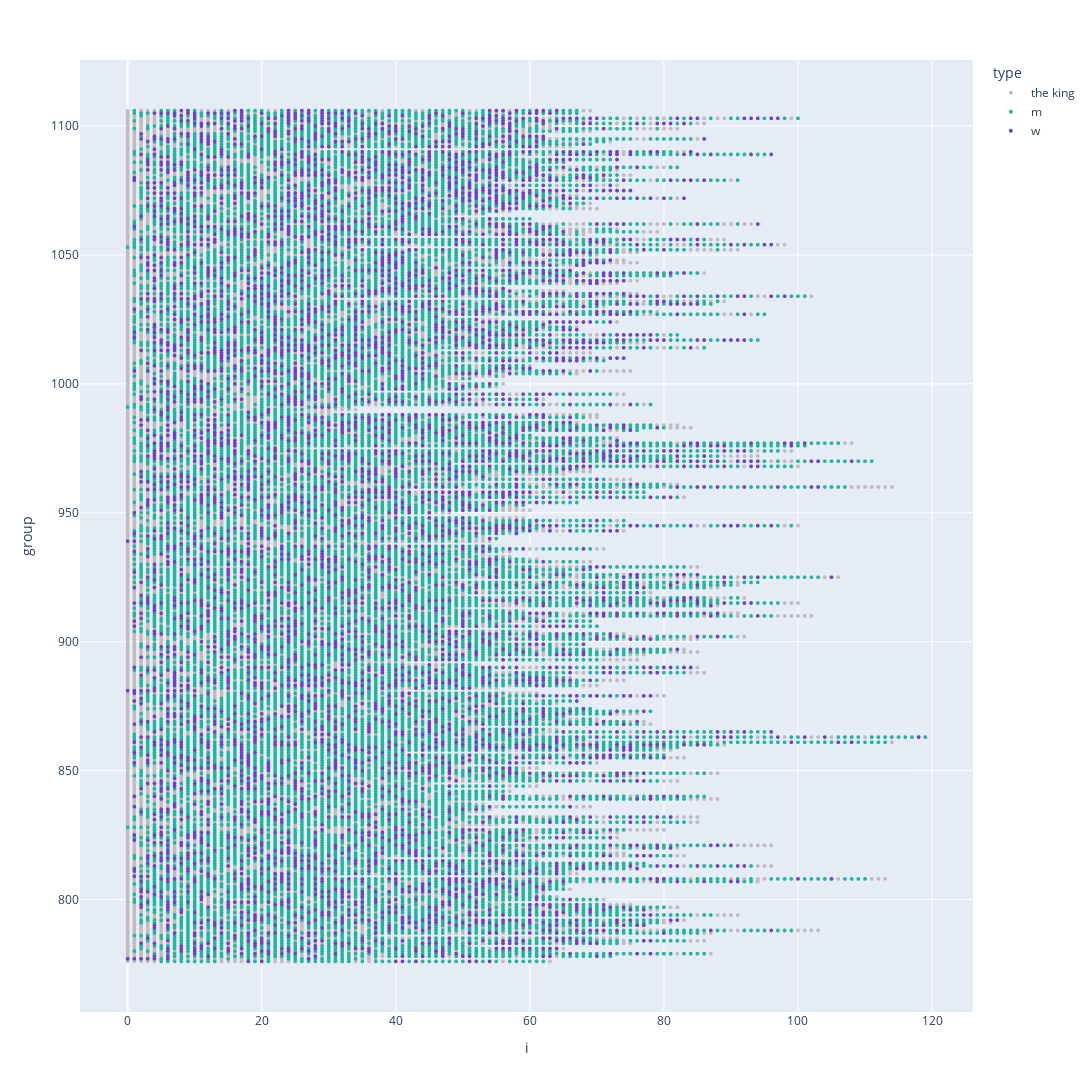

Source (notebook cell):
### Markdown cell above
## The same but interactive

### Code cell
import plotly.express as px
#df_sitzung = pd.DataFrame(records)

fig = px.scatter(df_sitzung,
    x="i", y="group",
    color="type",
    hover_data={"sitzung_date": "|%Y-%m-%d %H:00"},
    width=1200, height=2200,
    color_discrete_sequence=["#c2babd", "#24b39c", "#6c43c0"])

# Change marker size
fig.update_traces(marker=dict(size=4), selector=dict(mode='markers'))

fig.show()

### Figure 1 — Plotly figure (JSON) as saved in the notebook; plotly's stock layout.template omitted (floating-point values rounded to 4 significant figures; data arrays with more than 128 entries replaced by an {"elided": "..."} marker saying what was removed)
{"data": [{"customdata": {"elided": "4979x1 str values"}, "hovertemplate": "type=the king<br>i=%{x}<br>group=%{y}<br>sitzung_date=%{customdata[0]|%Y-%m-%d %H:00}<extra></extra>", "legendgroup": "the king", "marker": {"color": "#c2babd", "size": 4, "symbol": "circle"}, "mode": "markers", "name": "the king", "showlegend": true, "type": "scattergl", "x": {"elided": "4979 int values"}, "xaxis": "x", "y": {"elided": "4979 int values"}, "yaxis": "y"}, {"customdata": {"elided": "12502x1 str values"}, "hovertemplate": "type=m<br>i=%{x}<br>group=%{y}<br>sitzung_date=%{customdata[0]|%Y-%m-%d %H:00}<extra></extra>", "legendgroup": "m", "marker": {"color": "#24b39c", "size": 4, "symbol": "circle"}, "mode": "markers", "name": "m", "showlegend": true, "type": "scattergl", "x": {"elided": "12502 int values"}, "xaxis": "x", "y": {"elided": "12502 int values"}, "yaxis": "y"}, {"customdata": {"elided": "5579x1 str values"}, "hovertemplate": "type=w<br>i=%{x}<br>group=%{y}<br>sitzung_date=%{customdata[0]|%Y-%m-%d %H:00}<extra></extra>", "legendgroup": "w", "marker": {"color": "#6c43c0", "size": 4, "symbol": "circle"}, "mode": "markers", "name": "w", "showlegend": true, "type": "scattergl", "x": {"elided": "5579 int values"}, "xaxis": "x", "y": {"elided": "5579 int values"}, "yaxis": "y"}], "layout": {"height": 2200, "legend": {"title": {"text": "type"}, "tracegroupgap": 0}, "margin": {"t": 60}, "width": 1200, "xaxis": {"anchor": "y", "domain": [0, 1], "title": {"text": "i"}}, "yaxis": {"anchor": "x", "domain": [0, 1], "title": {"text": "group"}}}}
